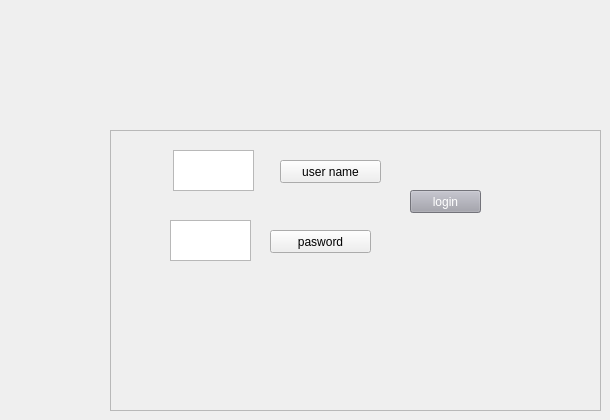
    <widget class="QWidget" name="tab_controlBanel">
     <property name="accessibleName">
      <string>tab_reporting</string>
     </property>
     <property name="styleSheet">
      <string notr="true">background-image: url(:/Icons/tab_theme.png);</string>
     </property>
     <attribute name="title">
      <string>Reporting</string>
     </attribute>
     <widget class="QFrame" name="frame_6">
      <property name="geometry">
       <rect>
        <x>110</x>
        <y>130</y>
        <width>491</width>
        <height>281</height>
       </rect>
      </property>
      <property name="frameShape">
       <enum>QFrame::StyledPanel</enum>
      </property>
      <property name="frameShadow">
       <enum>QFrame::Raised</enum>
      </property>
      <widget class="QPushButton" name="pushButton">
       <property name="geometry">
        <rect>
         <x>170</x>
         <y>30</y>
         <width>101</width>
         <height>23</height>
        </rect>
       </property>
       <property name="text">
        <string>user name</string>
       </property>
      </widget>
      <widget class="QTextEdit" name="textEdit_9">
       <property name="geometry">
        <rect>
         <x>60</x>
         <y>90</y>
         <width>81</width>
         <height>41</height>
        </rect>
       </property>
      </widget>
      <widget class="QPushButton" name="pushButton_2">
       <property name="geometry">
        <rect>
         <x>160</x>
         <y>100</y>
         <width>101</width>
         <height>23</height>
        </rect>
       </property>
       <property name="text">
        <string>pasword</string>
       </property>
      </widget>
      <widget class="QPushButton" name="butRestart">
       <property name="geometry">
        <rect>
         <x>300</x>
         <y>60</y>
         <width>71</width>
         <height>23</height>
        </rect>
       </property>
       <property name="styleSheet">
        <string notr="true">background-color: rgb(161, 161, 171);
selection-background-color: rgb(77, 145, 215);
font: 75 9pt &quot;MS Shell Dlg 2&quot;;
selection-background-color: rgb(85, 85, 255);
color: rgb(255, 255, 255);</string>
       </property>
       <property name="text">
        <string>login</string>
       </property>
      </widget>
     </widget>
     <widget class="QTextEdit" name="textEdit_8">
      <property name="geometry">
       <rect>
        <x>173</x>
        <y>150</y>
        <width>81</width>
        <height>41</height>
       </rect>
      </property>
     </widget>
    </widget>
